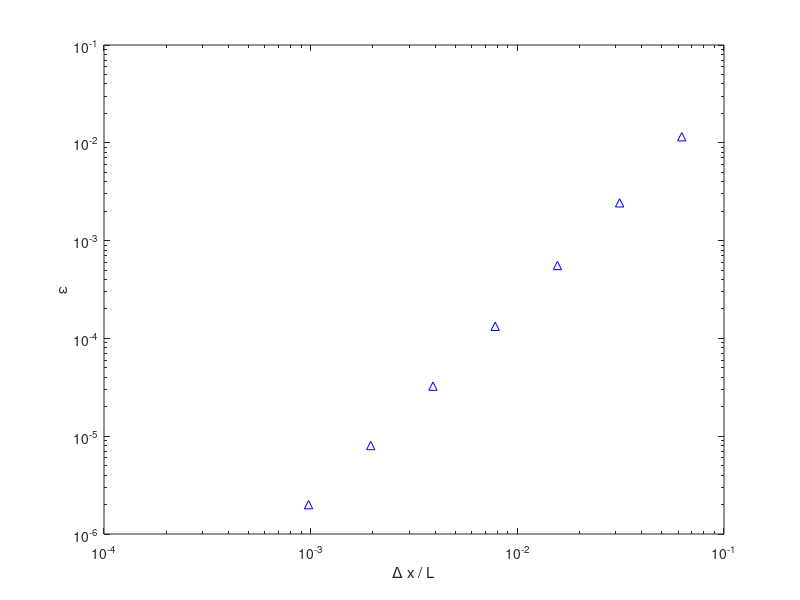

Recreate this plot in MATLAB.
clear all; close all;

Gamma = 0.005;
U = 0.05;
L = 1;
Pe = U*L/Gamma;

N = 2.^(4:10);
epsilon = zeros(7,1);
for j = 1:7
    dx = L/N(j);
    CE = 1;
    
    x = -dx/2:dx:L+dx/2;
    A = zeros(N(j)+2);
    b = zeros(N(j)+2, 1);
    
    % interior points
    r = Gamma / dx^2;
    u = U / dx;
    for i = 2:N(j)+1
        A(i, i-1) = u/2 + r;
        A(i, i)   = -2 * r;
        A(i, i+1) = -u/2 + r;
        b(i) = 0;
    end
    
    % BC1
    A(1,1) = 0.5;
    A(1,2) = 0.5;
    b(1) = 0;
    
    % BC2
    A(N(j)+2,N(j)+1) = 0.5;
    A(N(j)+2,N(j)+2) = 0.5;
    b(N(j)+2) = CE; % BC2
    
    C = A \ b; % invert matrix
    
    Cex = CE*(exp(Pe*x'/L)-1)/(exp(Pe)-1);
    epsilon(j) = 1/N(j) * sum(abs(Cex-C));
    
end

loglog(1./N, epsilon, '^b');
xlabel('\Delta x / L')
ylabel('\epsilon')